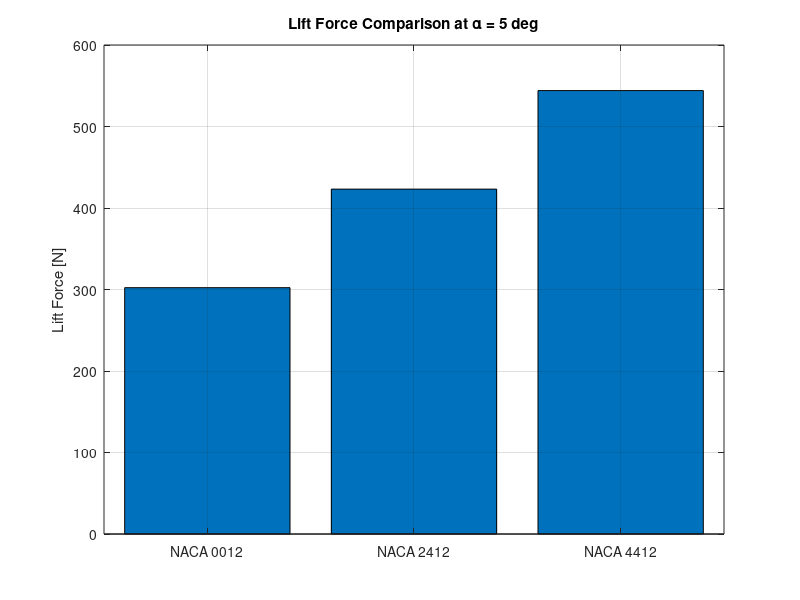
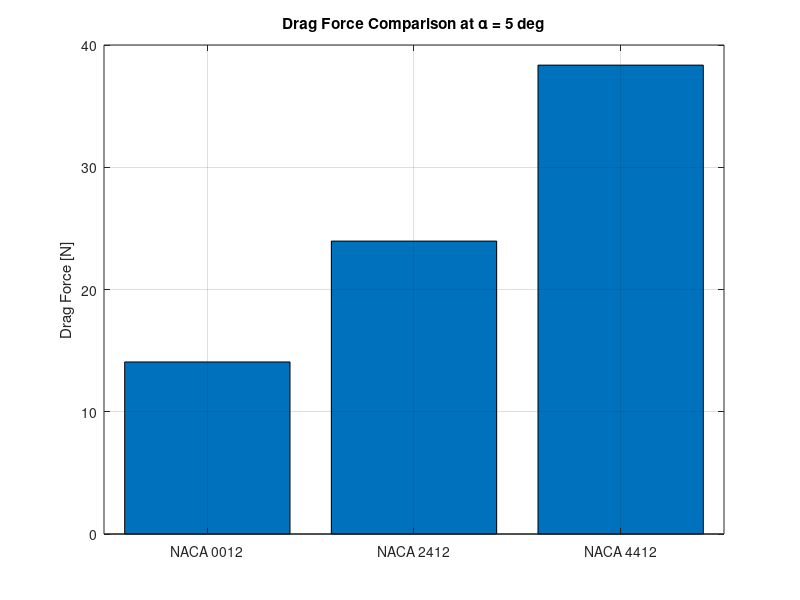

Write the MATLAB code that produced these figures, in order. (Note: this script raises an error after producing the figures.)
clear;
clc;
close all;

%% NACA Airfoil Fixed Angle of Attack Comparison
% This script compares lift and drag forces of different NACA airfoils
% at the same angle of attack.

%% Flight Parameters

rho = 1.225;          % Air density [kg/m^3]
V = 30;               % Free-stream velocity [m/s]
S = 1.0;              % Reference area [m^2]

q_inf = 0.5 * rho * V^2;

%% Fixed Angle of Attack

alpha_fixed_deg = 5;  % Fixed angle of attack [deg]

%% Airfoil Data

airfoil_names = {'NACA 0012', 'NACA 2412', 'NACA 4412'};

alpha_L0_deg = [0, -2, -4];       % Zero-lift angle of attack [deg]
Cl_max_values = [1.2, 1.4, 1.6];  % Maximum lift coefficient
Cd0_values = [0.012, 0.014, 0.016];
k_values = [0.045, 0.050, 0.055];

%% Storage

Cl_values = zeros(length(airfoil_names), 1);
Cd_values = zeros(length(airfoil_names), 1);
LD_values = zeros(length(airfoil_names), 1);
Lift_values = zeros(length(airfoil_names), 1);
Drag_values = zeros(length(airfoil_names), 1);

%% Calculations

for i = 1:length(airfoil_names)

    alpha_effective_rad = deg2rad(alpha_fixed_deg - alpha_L0_deg(i));

    Cl = 2*pi*alpha_effective_rad;

    % Stall limitation
    Cl_max = Cl_max_values(i);
    Cl_min = -1.0;

    if Cl > Cl_max
        Cl = Cl_max;
    elseif Cl < Cl_min
        Cl = Cl_min;
    end

    Cd = Cd0_values(i) + k_values(i) * Cl^2;
    LD = Cl / Cd;

    Lift = q_inf * S * Cl;
    Drag = q_inf * S * Cd;

    Cl_values(i) = Cl;
    Cd_values(i) = Cd;
    LD_values(i) = LD;
    Lift_values(i) = Lift;
    Drag_values(i) = Drag;
end

%% Print Results

fprintf('NACA Airfoil Fixed Angle of Attack Comparison\n');
fprintf('Fixed angle of attack: %.2f deg\n', alpha_fixed_deg);
fprintf('--------------------------------------------------------------------------\n');
fprintf('%-12s %-12s %-12s %-12s %-12s %-12s\n', ...
    'Airfoil', 'Cl', 'Cd', 'L/D', 'Lift[N]', 'Drag[N]');
fprintf('--------------------------------------------------------------------------\n');

for i = 1:length(airfoil_names)
    fprintf('%-12s %-12.3f %-12.4f %-12.2f %-12.2f %-12.2f\n', ...
        airfoil_names{i}, ...
        Cl_values(i), ...
        Cd_values(i), ...
        LD_values(i), ...
        Lift_values(i), ...
        Drag_values(i));
end

%% Plot Lift Comparison

figure;

bar(Lift_values);
grid on;
set(gca, 'XTickLabel', airfoil_names);
ylabel('Lift Force [N]');
title(['Lift Force Comparison at \alpha = ', num2str(alpha_fixed_deg), ' deg']);

%% Save Figure

script_path = mfilename('fullpath');
matlab_folder = fileparts(script_path);
project_folder = fileparts(matlab_folder);
results_folder = fullfile(project_folder, 'Results');

if ~exist(results_folder, 'dir')
    mkdir(results_folder);
end

saveas(gcf, fullfile(results_folder, 'naca_airfoil_fixed_alpha_lift_comparison.png'));

%% Plot Drag Comparison

figure;

bar(Drag_values);
grid on;
set(gca, 'XTickLabel', airfoil_names);
ylabel('Drag Force [N]');
title(['Drag Force Comparison at \alpha = ', num2str(alpha_fixed_deg), ' deg']);

saveas(gcf, fullfile(results_folder, 'naca_airfoil_fixed_alpha_drag_comparison.png'));

%% Save Results Table

fixed_alpha_table = table( ...
    airfoil_names', ...
    Cl_values, ...
    Cd_values, ...
    LD_values, ...
    Lift_values, ...
    Drag_values, ...
    'VariableNames', { ...
    'Airfoil', ...
    'LiftCoefficient_Cl', ...
    'DragCoefficient_Cd', ...
    'LiftToDragRatio', ...
    'Lift_N', ...
    'Drag_N'});

writetable(fixed_alpha_table, fullfile(results_folder, 'naca_airfoil_fixed_alpha_results.csv'));

fprintf('Fixed angle comparison figures and results table saved successfully.\n');
